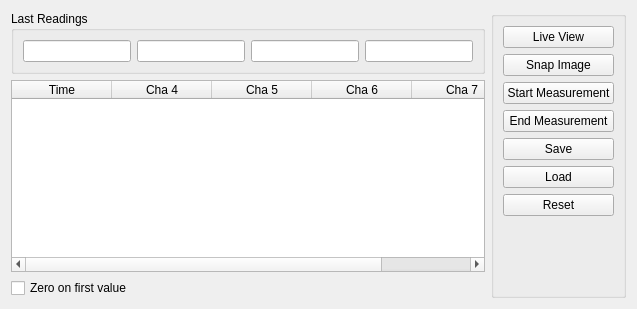
         <widget class="QWidget" name="tab">
          <attribute name="title">
           <string>Measurement</string>
          </attribute>
          <layout class="QGridLayout" name="gridLayout_14">
           <item row="1" column="0">
            <layout class="QVBoxLayout" name="verticalLayout_6">
             <item>
              <widget class="QGroupBox" name="groupBox_10">
               <property name="title">
                <string>Last Readings</string>
               </property>
               <layout class="QHBoxLayout" name="horizontalLayout_2">
                <item>
                 <widget class="QLineEdit" name="leLastValue4"/>
                </item>
                <item>
                 <widget class="QLineEdit" name="leLastValue5"/>
                </item>
                <item>
                 <widget class="QLineEdit" name="leLastValue6"/>
                </item>
                <item>
                 <widget class="QLineEdit" name="leLastValue7"/>
                </item>
               </layout>
              </widget>
             </item>
             <item>
              <widget class="QTableWidget" name="tbMeas">
               <property name="alternatingRowColors">
                <bool>true</bool>
               </property>
               <property name="columnCount">
                <number>5</number>
               </property>
               <attribute name="horizontalHeaderStretchLastSection">
                <bool>true</bool>
               </attribute>
               <column>
                <property name="text">
                 <string>Time</string>
                </property>
               </column>
               <column>
                <property name="text">
                 <string>Cha 4</string>
                </property>
               </column>
               <column>
                <property name="text">
                 <string>Cha 5</string>
                </property>
               </column>
               <column>
                <property name="text">
                 <string>Cha 6</string>
                </property>
               </column>
               <column>
                <property name="text">
                 <string>Cha 7</string>
                </property>
               </column>
              </widget>
             </item>
             <item>
              <widget class="QCheckBox" name="cbZero">
               <property name="text">
                <string>Zero on first value</string>
               </property>
              </widget>
             </item>
            </layout>
           </item>
           <item row="0" column="0" colspan="2">
            <layout class="QHBoxLayout" name="horizontalLayout_3">
             <item>
              <widget class="Itom2dQwtPlot" name="plotCamImage">
               <property name="toolbarVisible">
                <bool>false</bool>
               </property>
              </widget>
             </item>
             <item>
              <widget class="Itom1DQwtPlot" name="plotSpiderGraph">
               <property name="toolbarVisible">
                <bool>false</bool>
               </property>
              </widget>
             </item>
            </layout>
           </item>
           <item row="1" column="1">
            <widget class="QGroupBox" name="groupBox_11">
             <property name="title">
              <string/>
             </property>
             <layout class="QVBoxLayout" name="verticalLayout_8">
              <item>
               <widget class="QPushButton" name="pbSpiderLive">
                <property name="text">
                 <string>Live View</string>
                </property>
                <property name="checkable">
                 <bool>true</bool>
                </property>
               </widget>
              </item>
              <item>
               <widget class="QPushButton" name="pbSnapImage">
                <property name="text">
                 <string>Snap Image</string>
                </property>
               </widget>
              </item>
              <item>
               <widget class="QPushButton" name="pbMeasStart">
                <property name="text">
                 <string>Start Measurement</string>
                </property>
               </widget>
              </item>
              <item>
               <widget class="QPushButton" name="pbMeasStop">
                <property name="text">
                 <string>End Measurement</string>
                </property>
               </widget>
              </item>
              <item>
               <widget class="QPushButton" name="pbMeasSave">
                <property name="text">
                 <string>Save</string>
                </property>
               </widget>
              </item>
              <item>
               <widget class="QPushButton" name="pbMeasLoad">
                <property name="text">
                 <string>Load</string>
                </property>
               </widget>
              </item>
              <item>
               <widget class="QPushButton" name="pbMeasReset">
                <property name="text">
                 <string>Reset</string>
                </property>
               </widget>
              </item>
              <item>
               <spacer name="verticalSpacer_2">
                <property name="orientation">
                 <enum>Qt::Vertical</enum>
                </property>
                <property name="sizeHint" stdset="0">
                 <size>
                  <width>20</width>
                  <height>40</height>
                 </size>
                </property>
               </spacer>
              </item>
             </layout>
            </widget>
           </item>
          </layout>
         </widget>
